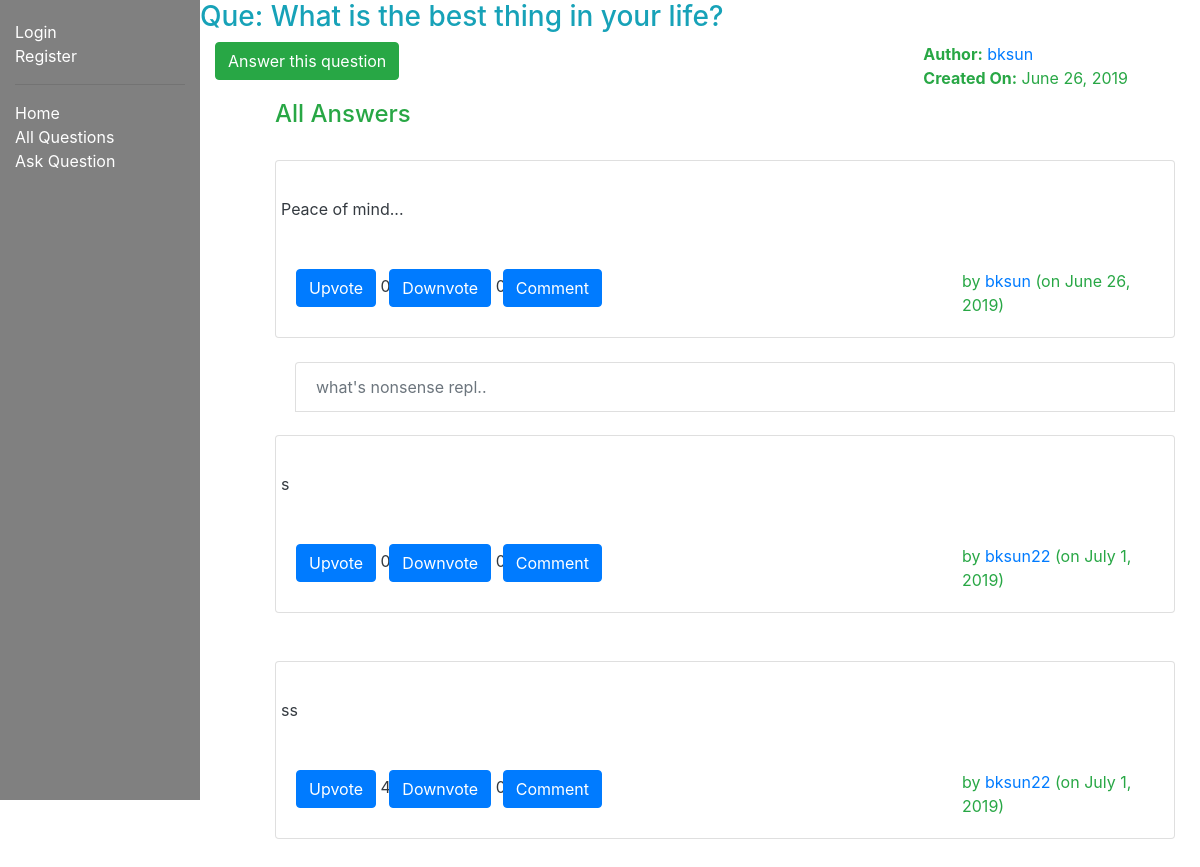
/myquora/question/1, run on an earlier commit of the app's database.
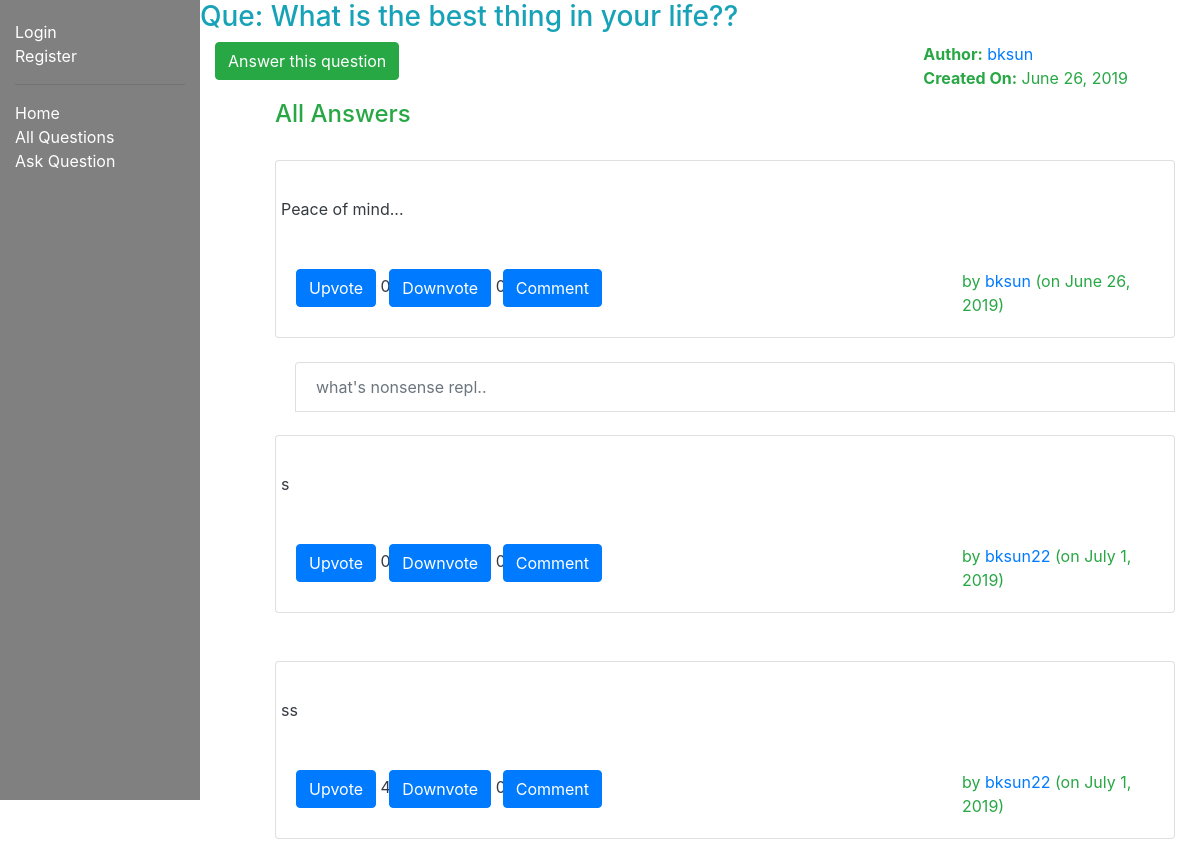
And on a later commit of the database.
### myquora/models.py (models this page shows, shortened)
class Question(models.Model):
    author = models.ForeignKey(Author, on_delete=models.SET_NULL, null=True)
    question_text = models.TextField(max_length=1000, help_text='Enter your question in brief∂')
    date_created = models.DateField(null=True, default=timezone.now())
    date_updated = models.DateField(null=True, default=timezone.now())
    def __str__(self):
        return f'{self.question_text}'

class Author(models.Model):
    user = models.ForeignKey(User, on_delete=models.CASCADE)
    email = models.EmailField(max_length=70, blank=True)
    date_created = models.DateField(null=True, default=timezone.now())
    credits = models.IntegerField(default=0)
    def get_absolute_url(self):
        return reverse('author-detail', args=[str(self.id)])
    def __str__(self):
        return f'{self.user.username}'

### myquora/views.py (the view)
# urls.py: path('question/<int:pk>', views.QuestionDetailView.as_view(), name='question-detail'),
class QuestionDetailView(generic.DetailView):
    model = Question
    paginate_by = 3
    def get_context_data(self, **kwargs):
        context = super().get_context_data(**kwargs)
        print(context)
        question_id = self.kwargs['pk']
        print(question_id)
        question = Question.objects.get(id=question_id)
        answer_list = Answer.objects.filter(question=question)
        print('Question: ', question)
        print('Question Type: ', type(question))
        print('Answer list: ', answer_list)
        print('Answer list is ready')
        print('Finding comments for answer...')
        comment_dictionary = {ans.id: Comment.objects.filter(answer=ans) for ans in answer_list}
        print('Comment list is ready')
        print('printing comment dictionary:', comment_dictionary)
        for keys, values in comment_dictionary.items():
            print(keys, " -> ", values)
        print('Comments print is over')
        context['answer_list'] = answer_list
        context['answer_url'] = '/myquora/question/' + str(question_id) + '/answer/'
        context['upvote_url'] = '/myquora/answer/upvote/'
        context['downvote_url'] = '/myquora/answer/downvote/'
        context['comment_dictionary'] = comment_dictionary
        return context

### myquora/models.py (called while the page is built)
    def __str__(self):
        return f'{self.comment_text[:20]}..'

    def __str__(self):
        return f'Que: {self.question.question_text[:50]}.. Ans: {self.answer_text[:50]}..'

### myquora/templates/myquora/question_detail.html (shortened to what this page needs)
{% extends "base_generic.html" %}
{% block content %}
<div class="row text-info">
    <h3>Que: {{ question.question_text }} </h3>
</div>
  <div class="text-success">
    <div class="row">
        <div class="col">
          <form action = "{{answer_url}}" method = "GET" >
            <input type ="submit"  class="btn btn-success" role="button" value="Answer this question">
          </form>
        </div>
        <div class="col-5"></div>
        <div class="col">
          <strong>Author:</strong> <a href="{{ question.author.get_absolute_url }}">{{ question.author }}</a>
          <br>
          <strong>Created On:</strong> {{ question.date_created }}
        </div>
    </div>
  <div style="margin-left:20px;margin-top:10px; margin-right: 10px;">
    {% if answer_list %}
    <ul>
        <h4>All Answers</h4>
      {% for answer in answer_list %}
          <br>
          <div class="card">
            <div class="card-body">
              <p class="card-text">
                <div class="row text-dark">
            {{ answer.answer_text }}
          </div>
          <br>
          <br>
          <div class="row text-success">
              <div class="col">
                <form action="{{upvote_url}}{{answer.id}}" method="POST">
                  <input type="submit" value="Upvote" class="btn btn-primary">
                  <span class="text-dark">{{ answer.upvote }}</span>
                </form>
              </div>
            <div style="margin-left: -70px;" class="col">
                <form action="{{downvote_url}}{{answer.id}}" method="POST">
                  <input type="submit" value="Downvote" class="btn btn-primary">
                  <span class="text-dark">{{ answer.downvote }}</span>
                </form>
              </div>
            <div style="margin-left: -50px;" class="col">
                <form action="/myquora/answer/{{answer.id}}/comment/" method="GET">
                  <input type="submit" value="Comment" class="btn btn-primary">
                </form>
            </div>
            <div class="col-4">
            </div>
            <div class="col-3">
                  by <a href="{{ answer.author.get_absolute_url }}">{{answer.author}} </a>
                  (on {{answer.date_updated}})
            </div>
              </p>
            </div>
          </div>
                  </div>
      <div style="margin-left: 20px;">
        <br>
        <ul class="list-group">
          {% for key, comment in comment_dictionary.items %}
            {% if key == answer.id %}
              {% if comment %}
                {% for comm in comment %}
                    <li class="list-group-item disabled">{{ comm }}</li>
                {% endfor %}
              {% endif %}
            {% endif %}
          {% endfor %}
        </div>
      {% endfor %}
    {% else %}
    <div class="text-danger">
        There are no answers for this question.
    </div>
    {% endif %}
  </div>
{% endblock %}

What changed in the data, as far as the page shows it:
changed Question "bksun": question_text "What is the best thing in your life?" → "What is the best thing in your life??"
